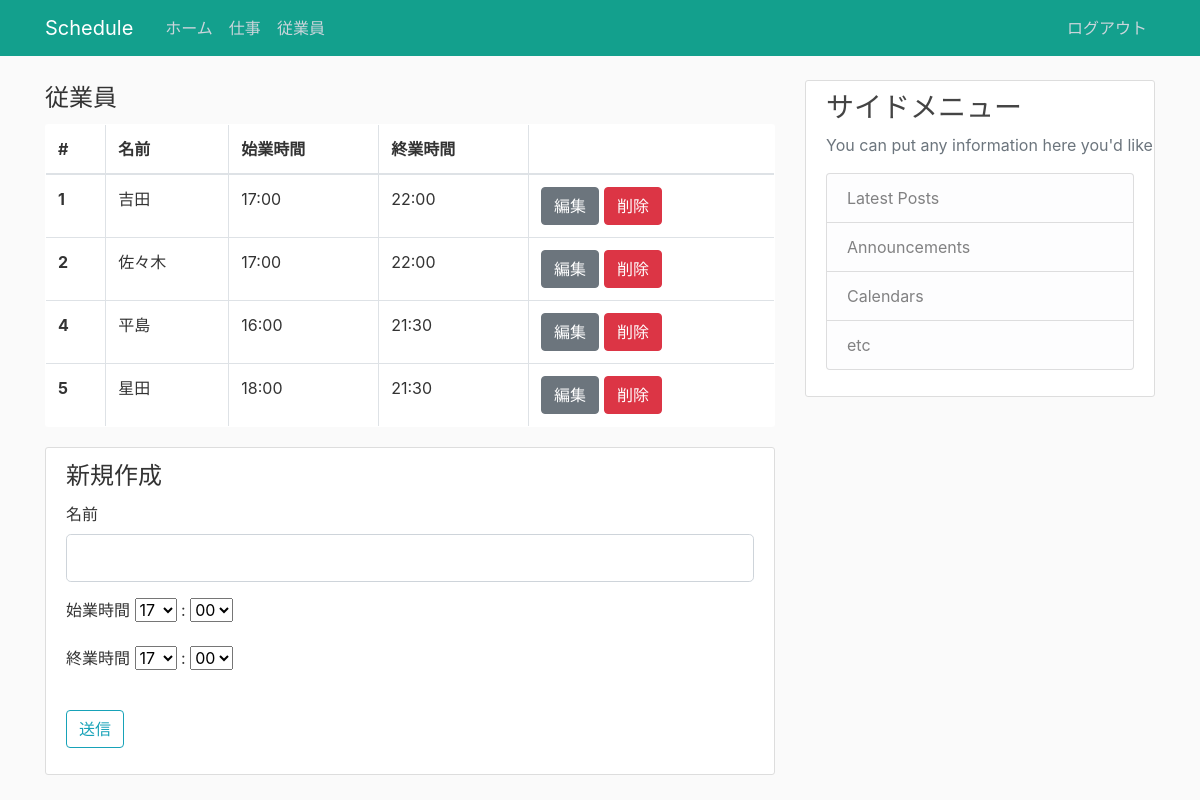
Screenshot of /worker (signed in) with the database file from the repository.
### flask_schedule/models.py (models this page shows, shortened)
class Worker(db.Model):
  id = db.Column(db.Integer, primary_key=True)
  workername = db.Column(db.String(20), unique=True, nullable=False)
  starttime = db.Column(db.String(10))
  endtime = db.Column(db.String(10))

### flask_schedule/views/worker.py (the view, shortened to what this page needs)
@app.route('/worker', methods=['GET', 'POST'])
def worker():
  if not session.get('logged_in'):
    return redirect(url_for('login'))
  workers = Worker.query.all()
  form = WorkerForm()
  hour = hourlist
  minutes = minuteslist
  form.starttime_hour.choices = hourlist
  form.starttime_minutes.choices = minuteslist
  form.endtime_hour.choices = hourlist
  form.endtime_minutes.choices = minuteslist
  if request.method == "GET":
    return render_template('worker/worker.html',form=form,workers=workers)

### flask_schedule/forms.py
class WorkerForm(FlaskForm):
  workername = StringField('名前',validators=[DataRequired(), Length(min=2, max=20)])
  starttime_hour = SelectField('始業時間',validators=[DataRequired()])
  starttime_minutes = SelectField(':',validators=[DataRequired()])
  endtime_hour = SelectField('終業時間',validators=[DataRequired()])
  endtime_minutes = SelectField(':',validators=[DataRequired()])
  submit = SubmitField('送信')

### flask_schedule/views/views.py (called while the page is built)
@app.context_processor
def override_url_for():
    return dict(url_for=dated_url_for)

def dated_url_for(endpoint, **values):
    if endpoint == 'static':
        filename = values.get('filename', None)
        if filename:
            file_path = os.path.join(app.root_path,
                                 endpoint, filename)
            values['q'] = int(os.stat(file_path).st_mtime)
    return url_for(endpoint, **values)

### flask_schedule/templates/worker/worker.html (shortened to what this page needs)
{% extends "layout.html" %}
{% block content %}
  <table class="table table-bordered content-section">
    <legend>従業員</legend>
    <thead>
      <tr>
        <th scope="col">#</th>
        <th scope="col">名前</th>
        <th scope="col">始業時間</th>
        <th scope="col">終業時間</th>
        <th></th>
      </tr>
    </thead>
    <tbody>
      {% for worker in workers %}
      <tr>
        <th scope="row">{{ worker.id }}</th>
        <td>{{ worker.workername }}</td>
        <td>{{ worker.starttime }}</td>
        <td>{{ worker.endtime }}</td>
        <td>
          <div class="btn-group">
            <form action="{{ url_for('edit_worker',id = worker.id)}}" method="GET">
              <button type="submit" class="btn btn-secondary">編集</button>
            </form>
            <form action="{{ url_for('delete_worker',id = worker.id)}}" method="GET">
              <button type="submit" class="btn btn-danger" style="margin-left: 5px;" style="margin-right: 5px;">削除</button>
            </form>
          </div>
        </td>
      </tr>
      {% endfor %}
    </tbody>
  </table>
  <div class="content-section">
    <form method="POST" action="">
      <legend>新規作成</legend>
      <div class="form-group">
        <fieldset class="form-group">
          <div class="form-group">
            {{ form.workername.label(class="form-control-label")}}
            {{ form.workername(class="form-control form-control-lg") }}
          </div>
          <div class="form-group">
            {{ form.starttime_hour.label()}}
            {{ form.starttime_hour() }}
            {{ form.starttime_minutes.label()}}
            {{ form.starttime_minutes() }}
          </div>
          <div class="form-group">
            {{ form.endtime_hour.label()}}
            {{ form.endtime_hour() }}
            {{ form.endtime_minutes.label()}}
            {{ form.endtime_minutes() }}
          </div>
        </fieldset>
      </div>
      <div class="form-group">
        {{ form.submit(class="btn btn-outline-info") }}
      </div>
    </form>
  </div>
{% endblock %}

### flask_schedule/static/main.css (style rules this page uses)
body { background: #fafafa; color: #333333; margin-top: 5rem; }
.content-section { background: #ffffff; padding: 10px 20px; border: 1px solid #dddddd; border-radius: 3px; margin-bottom: 20px; white-space: nowrap; overflow: hidden; }

### rows the page displays
Worker: id "1", workername "吉田", starttime "17:00", endtime "22:00"
Worker: id "2", workername "佐々木", starttime "17:00", endtime "22:00"
Worker: id "4", workername "平島", starttime "16:00", endtime "21:30"
Worker: id "5", workername "星田", starttime "18:00", endtime "21:30"
